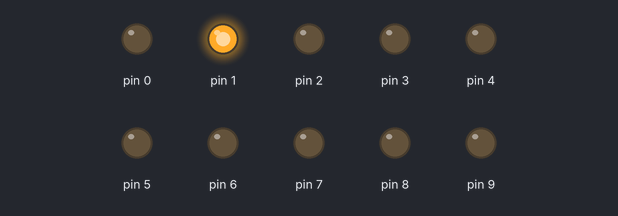
Recording of a sketch running on a simulated Arduino Uno, built with avr-gcc and run on an emulated ATmega328P. Shown: output pins drawn as LEDs (lit = HIGH).

Above: at 0.07 s.
At 0.82 s:
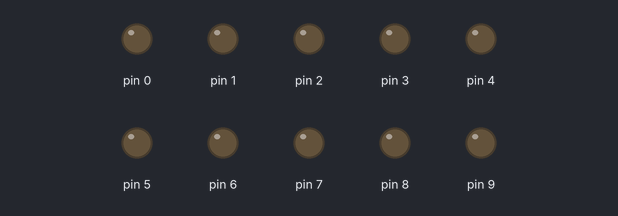
At 1.57 s:
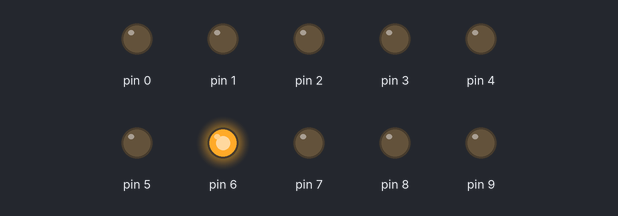
At 3.07 s:
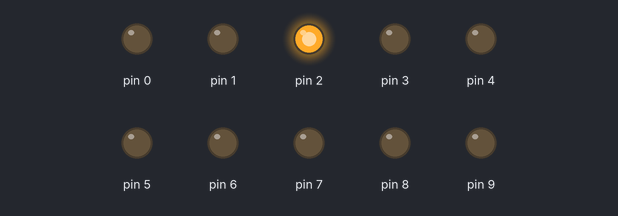
At 4.57 s:
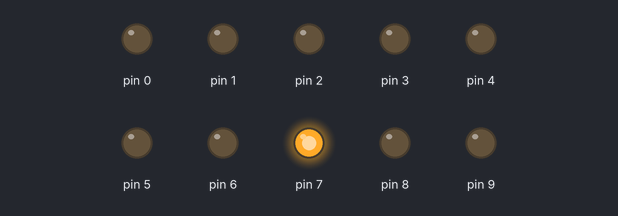
At 6.07 s:
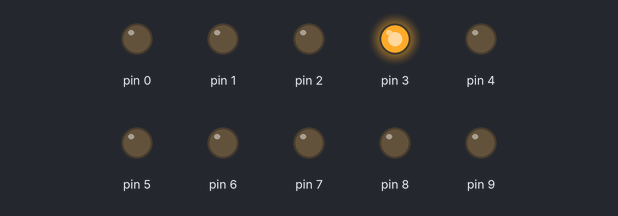
Timing chart, 0 to 6.4 s (numbered marks = the images above):
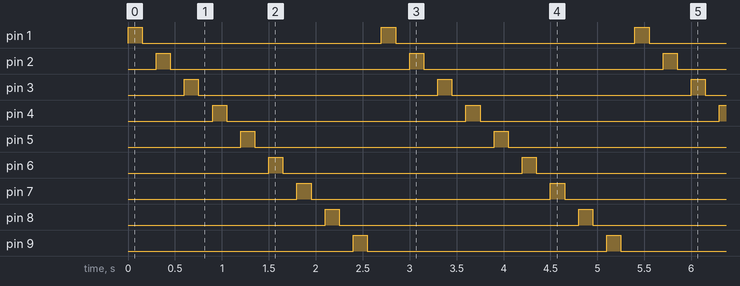

Measured:
- by itself, pin 1–9: alternates HIGH for 0.15 s and LOW for 2.6 s
- by itself, everything shown: repeats every 2.7 s, in 18 steps

The sketch:

LED1to8.ino
```cpp
void setup() {
  // put your setup code here, to run once:
  for (int i = 0; i < 10; i++) {
    pinMode(i, OUTPUT);
  }
}

void loop() {
  // put your main code here, to run repeatedly:
  int del = 150;
  for (int i = 1; i < 10; i++) {
    digitalWrite(i, HIGH);
    delay(del);
    digitalWrite(i, LOW);
    delay(del);
  }
}
```
